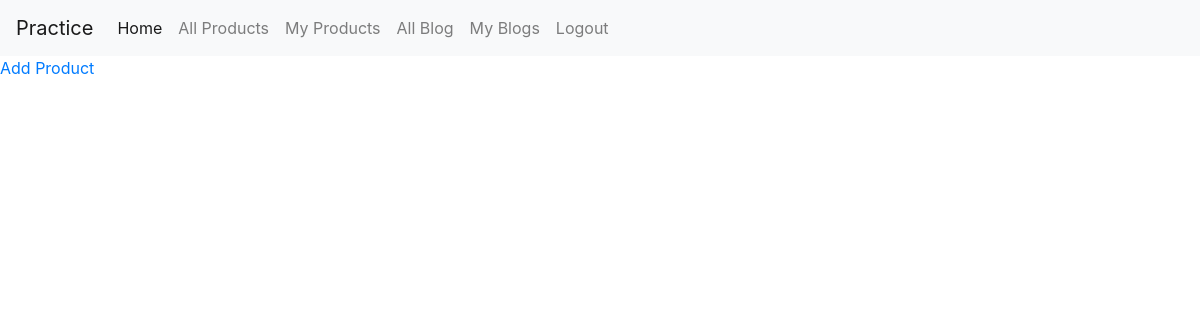
Page /products/mylist/ (signed in) on the earlier database version.
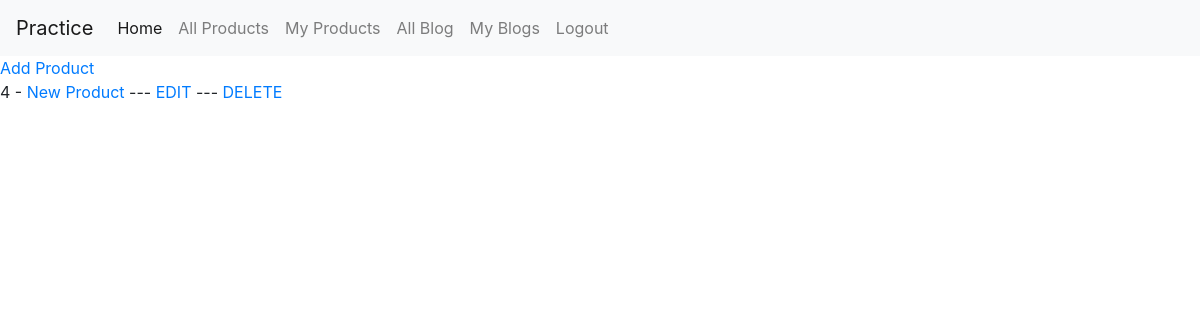
Same page on the later database version.
### products/models.py (models this page shows, shortened)
class Product(models.Model):
	title		= models.CharField(max_length=120)
	description = models.TextField()
	active		= models.BooleanField(default=True)
	owner 		= models.ForeignKey(User, on_delete=models.CASCADE, default=None)
	likes 		= models.ManyToManyField(User, related_name='p_likes', blank=True)
	def get_absolute_url(self):
		return reverse("products:product-detail", kwargs={"pk": self.pk})

### products/views.py (the view)
# urls.py: path('mylist/', ProductMyListView.as_view(), name='product-mylist'),
class ProductMyListView(ListView):
	model = Product
	template_name = 'products/product_mylist.html'
	context_object_name = 'products'
	def get_queryset(self):
		return Product.objects.filter(owner_id=self.request.user.id)

### products/templates/products/product_mylist.html
{% extends 'base.html' %}
{% block content %}
{% if user.is_authenticated %}
<a href="{% url 'products:product-create' %}">Add Product</a>
{% endif %}
{% for product in products %}
	<p>{{ product.id }} - <a href="{{ product.get_absolute_url }}">{{ product.title }}</a>
	{% if user.is_authenticated %}
		{% if user.id == product.owner_id %}
		--- <a href="{% url 'products:product-update' product.id %}">EDIT</a> --- <a href="{% url 'products:product-delete' product.id %}">DELETE</a>
		{% endif %}
	{% endif %}
	</p>
{% endfor %}
{% endblock %}

Differences in the rows shown:
added Product: id "4", title "New Product", shows "EDIT"
